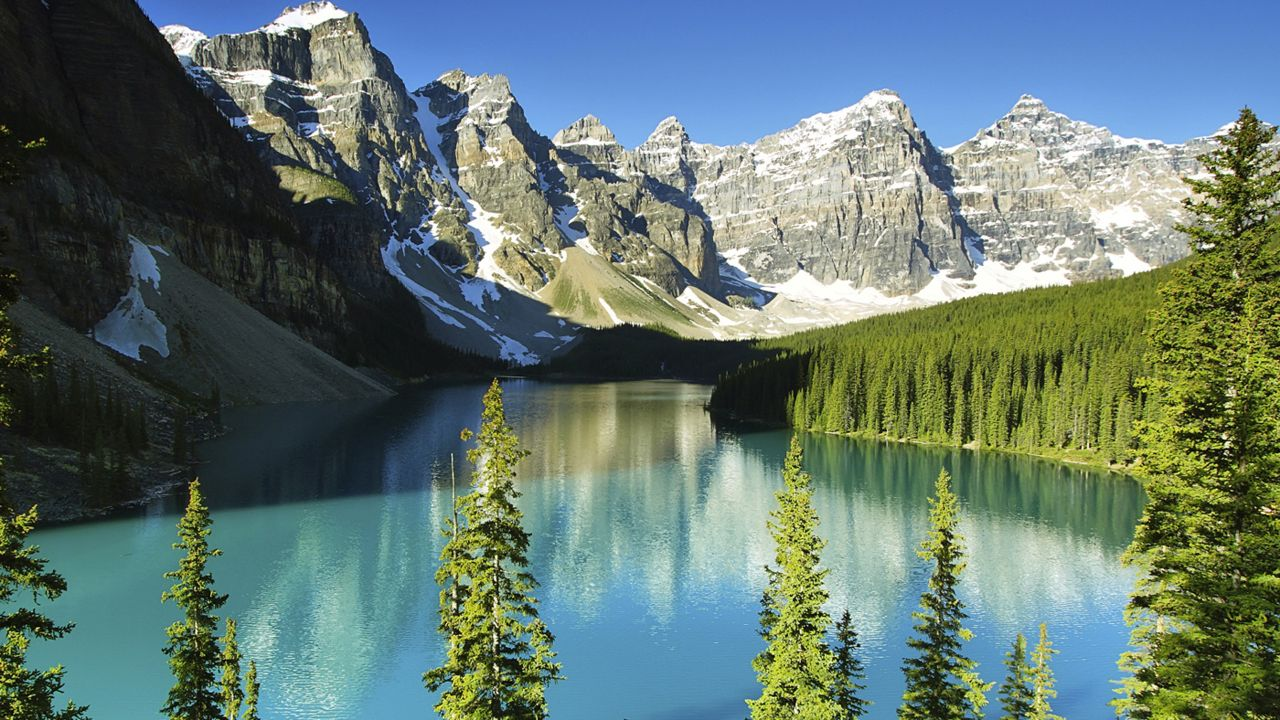
#> input picture proyecto/codigo/R.jpg, 1280 x 720 px, found by its file name
$ python 'seam carving 3.py'   (older library calls are emulated)
#> lines starting #> are read from the running program, lines starting #| are printed output that depends on the picture; after the words box and inside, x2 and y2 are one past the last pixel; in counts of white or black regions, pixels touching at a corner belong together
# -*- coding: utf-8 -*-
"""
Created on Tue Sep  7 12:27:38 2021

@author: herna
"""

import numpy as np
from numpy.linalg import norm
from scipy import misc
from math import sqrt
import imageio


def seam_carve(img_file, mode, mask = None): #accepts both files and arrays
#> called with mode = 'vertical'
    VERTICAL = "vertical" in mode
    SHRINK   = "shrink"   in mode
    pic = imageio.imread("/OneDrive - Universidad EAFIT/2 SEM/Datos/proyecto/datasets/archivosCSV/ganado enfermo CSVs/R.jpg") if type("/OneDrive - Universidad EAFIT/2 SEM/Datos/proyecto/datasets/archivosCSV/ganado enfermo CSVs/R.jpg") == str else np.copy("/OneDrive - Universidad EAFIT/2 SEM/Datos/proyecto/datasets/archivosCSV/ganado enfermo CSVs/R.jpg")
#> pic is the input picture: shape (720, 1280, 3); mean R, G, B 99.2, 119.8, 112.7
    if mask is not None:
        mask = misc.imread(mask) if type(mask) == str else np.copy(mask)
    else:
        mask = np.array([[0 for i in range(pic.shape[1])] for j in range(pic.shape[0])])

    if VERTICAL:
        pic  = np.transpose(pic, (1, 0, 2))
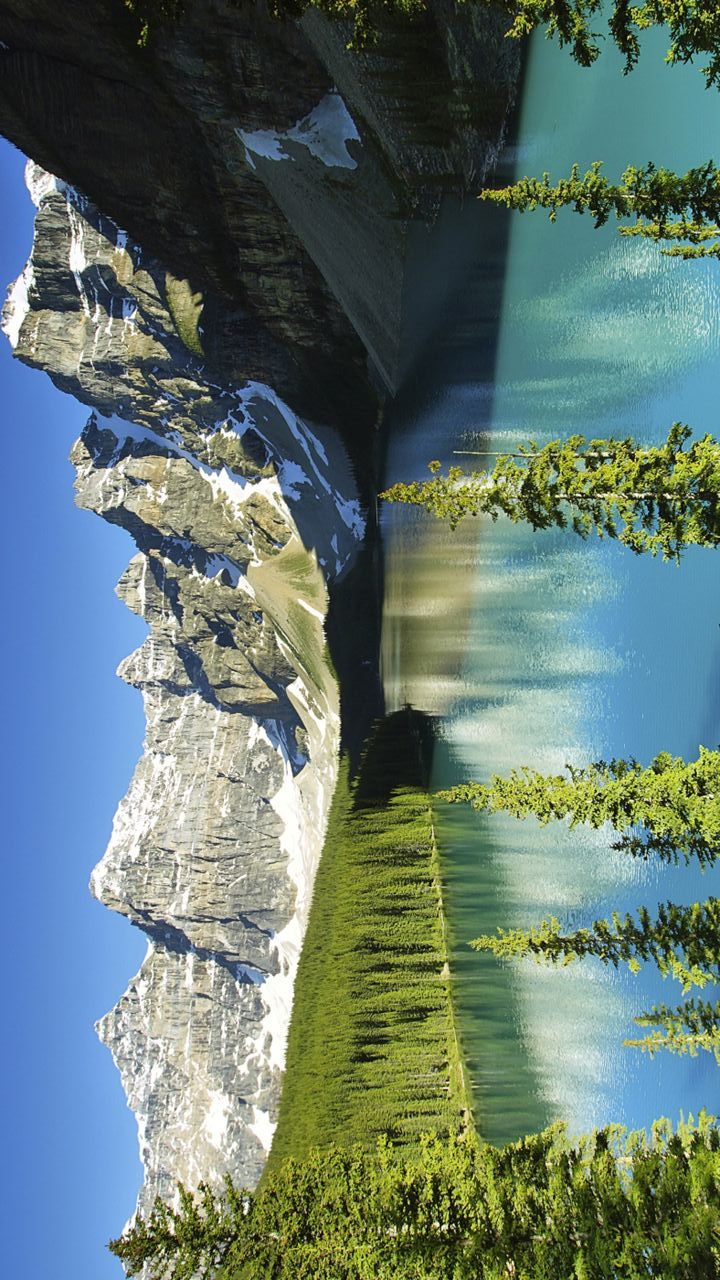
#> pic: shape (1280, 720, 3); mean R, G, B 99.2, 119.8, 112.7
        mask = np.transpose(mask, (1, 0))
    mask = mask.tolist()

    WIDTH  = pic.shape[0]
#> WIDTH = 1280
    HEIGHT = pic.shape[1]
#> HEIGHT = 720


    bound = lambda x, c: x if 0 < x < c else 0 if x <= 0 else c
    mtx_grad  = [[0 for i in range(HEIGHT)] for j in range(WIDTH)]
    seam_mask = [[0 for i in range(HEIGHT)] for j in range(WIDTH)]
    i_mtx     = [[0 for i in range(HEIGHT)] for j in range(WIDTH)]

    pic  = pic.tolist()
#> pic = 1280 items


    for i in range(WIDTH):
        for j in range(HEIGHT):

            i_mtx[i][j] = 0.299 * pic[i][j][0] + 0.587 * pic[i][j][1] + 0.114 * pic[i][j][2]
#> after the loop, i_mtx = 1280 items

    for i in range(WIDTH):
        for j in range(HEIGHT):

            mtx_grad[i][j] =  mask[i][j] * WIDTH * HEIGHT * 256

            Ix = i_mtx[bound(i + 1, WIDTH - 1)][j] - i_mtx[bound(i - 1, WIDTH - 1)][j]
            Iy = i_mtx[i][bound(j + 1, HEIGHT - 1)] - i_mtx[i][bound(j - 1, HEIGHT - 1)]
            mtx_grad[i][j] += sqrt(Ix ** 2 + Iy ** 2)

            if i > 0:
                mtx_grad[i][j] += min(mtx_grad[i - 1][bound(j - 1, HEIGHT - 1)],
                                      mtx_grad[i - 1][bound(j    , HEIGHT - 1)],
                                      mtx_grad[i - 1][bound(j + 1, HEIGHT - 1)])
#> after the loop, mtx_grad = 1280 items

    i = WIDTH - 1
#> i = 1279
    j = np.argmin(mtx_grad[i])
#> j = 7
    if SHRINK:
        pic[i].pop(j)
        mask[i].pop(j)
    else:
        temp = [(pic[i][j][0] + pic[i][bound(j + 1, HEIGHT - 1)][0]) // 2,
                (pic[i][j][1] + pic[i][bound(j + 1, HEIGHT - 1)][1]) // 2,
                (pic[i][j][2] + pic[i][bound(j + 1, HEIGHT - 1)][2]) // 2]
#> temp = [79, 125, 202]
        pic[i].insert(j + 1, temp)
        mask[i].insert(j + 1, mask[i][j])
    seam_mask[i][j] = 1
    while i > 0:
        offset = np.argmin((mtx_grad[i - 1][bound(j - 1, HEIGHT - 1)],
                            mtx_grad[i - 1][bound(j    , HEIGHT - 1)],
                            mtx_grad[i - 1][bound(j + 1, HEIGHT - 1)])) - 1
        j = bound(j + offset, HEIGHT - 1)
        i -= 1
        if SHRINK:
            pic[i].pop(j)
            mask[i].pop(j)
        else:
            temp = [(pic[i][j][0] + pic[i][bound(j + 1, HEIGHT - 1)][0]) // 2,
                    (pic[i][j][1] + pic[i][bound(j + 1, HEIGHT - 1)][1]) // 2,
                    (pic[i][j][2] + pic[i][bound(j + 1, HEIGHT - 1)][2]) // 2]
            pic[i].insert(j + 1, temp)
            mask[i].insert(j + 1, mask[i][j])
        seam_mask[i][j] = 1
#> this loop made 1279 passes
#> (offset, j, temp) on passes 1 to 12: (0, 7, [79, 125, 202]), (0, 7, [79, 125, 202]), (0, 7, [79, 125, 202]), (0, 7, [79, 125, 202]), (0, 7, [79, 125, 202]), (0, 7, [79, 125, 202]), (1, 8, [79, 125, 202]), (1, 9, [79, 125, 202]), (0, 9, [79, 125, 202]), (0, 9, [79, 125, 202]), (0, 9, [79, 125, 202]), (0, 9, [79, 125, 202])
#> after the loop, i = 0; seam_mask = 1280 items

    pic = np.array(pic, np.dtype('uint8'))
#> pic: shape (1280, 721, 3)
    mask = np.array(mask, np.dtype('uint8'))
    if VERTICAL:
        pic = np.transpose(pic, (1, 0, 2))
#> pic: shape (721, 1280, 3)
        mask = np.transpose(mask, (1, 0))
        seam_mask = np.transpose(seam_mask, (1, 0))
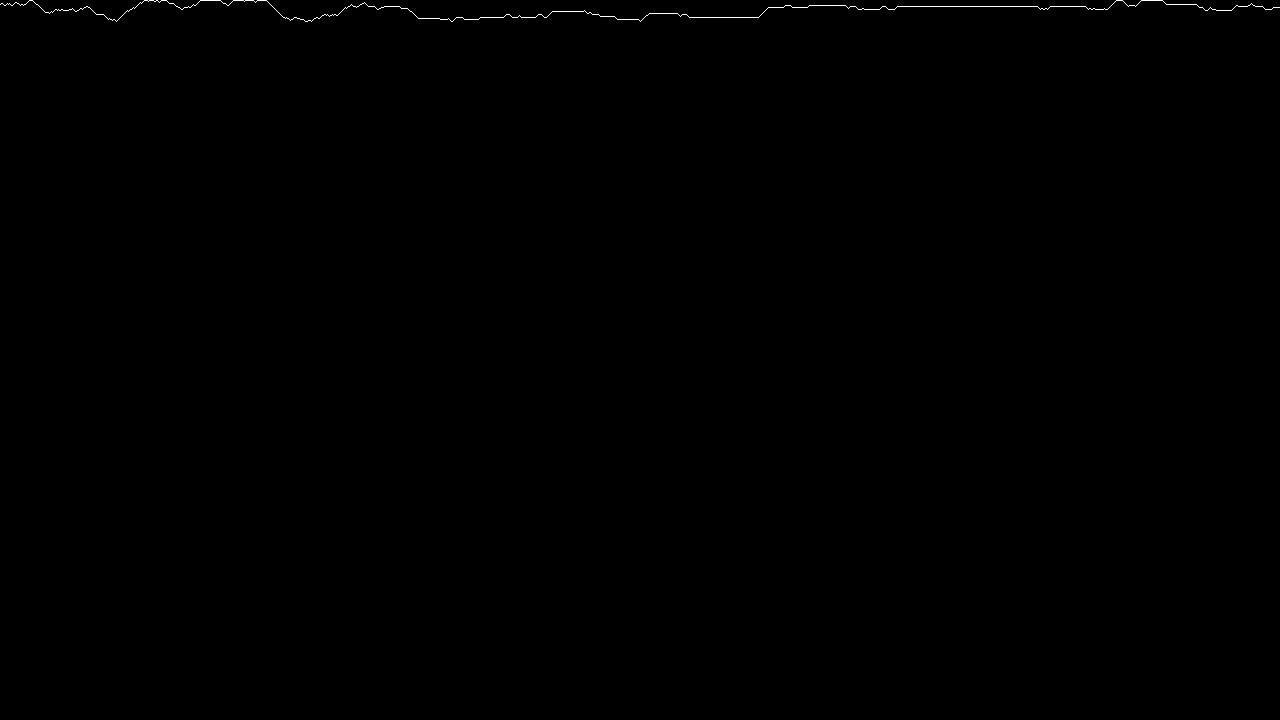
#> seam_mask: shape (720, 1280) int64; values 0 (black) and 1 (white), 0.14% white in thin lines or dots, all inside (x1, y1, x2, y2) = (0, 0, 1280, 22)

    return (pic, mask, seam_mask)

seam_carve("/OneDrive - Universidad EAFIT/2 SEM/Datos/proyecto/datasets/archivosCSV/ganado enfermo CSVs/R.jpg", "vertical")
